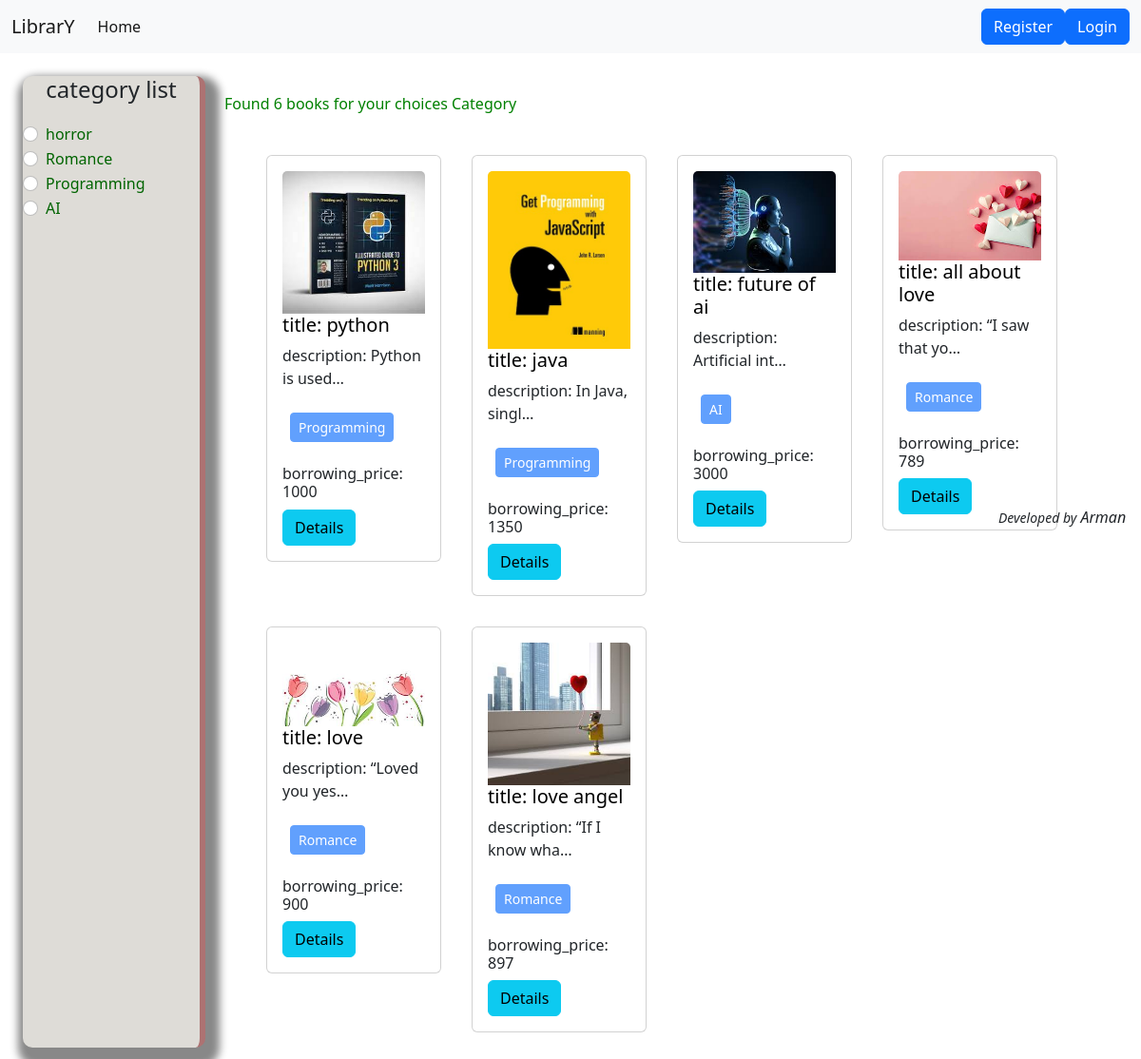
Page /books/Books/ on the committed database.
### books/models.py (models this page shows, shortened)
class Category(models.Model):
    name=models.CharField(max_length=100)
    slug=models.SlugField(max_length=100,unique=True,null=True,blank=True)

class Books(models.Model):
    title=models.CharField(max_length=50)
    content=models.TextField()
    category=models.ManyToManyField(Category)
    image=models.ImageField(upload_to='upload/',blank=True,null=True)
    borrowing_price=models.IntegerField()

### books/views.py (the view)
# urls.py: path('Books/',views.book,name='books'),
def book(request,category_slug=None):
    data= Books.objects.all()
    if category_slug is not None:
        category=get_object_or_404(Category,slug=category_slug)
        data=Books.objects.filter(category=category)
    categories=Category.objects.all()
    return render(request,'Bookpage.html',{'data':data,'category':categories})

### books/templates/Bookpage.html (shortened to what this page needs)
{% extends "base.html" %}
{% block content %}
<div class="d-flex flex-wrap p-4">
  <div class="col-2"
    style="background-color:rgb(222, 220, 215); border-radius: 10px; border-right: 6px solid rgb(173, 114, 114); box-shadow: 5px 10px 8px 10px #888888;">
    <h4 style="text-align: center;margin-bottom: 20px;">category list</h4>
    {% for cat in category %}
    <div class="form-check">
      <input class="form-check-input" type="radio" name="category" id="{{cat.id}}">
      <label class="form-check-label" for="{{cat.id}}">
        <a href="{% url 'category_wise_book' cat.slug %}"
          style="text-decoration: none; margin-bottom: 100px; color:darkgreen;">{{cat.name}}</a>
      </label>
    </div>
    {% endfor %}
  </div>
  <div class="col-10">
    <h6 style="padding: 20px; color: green;">Found {{ data | length }} books for your choices Category</h6>
    <div class="d-flex flex-wrap  px-5 ">
      {% for post in data %}
      <div class="col-sm-3 p-3">
        <div  class="card">
          <div  class="card-body">
            <img style="width: 100%" src="{{post.image.url}}" class="card-img-top" alt="image">
            <h5 class="card-title"><a
                style="text-decoration: none ;color: black;">title: {{post.title}}</a></h5>
            <p class="card-text">description: {{post.content | truncatechars:15}}</p>
            <p> {% for cat in post.category.all %}
              <button class="btn btn-primary btn-sm m-2" disabled> {{cat.name}}</button>
              {% endfor %}
            </p>
            <h6>borrowing_price: {{post.borrowing_price}}</h6>
            <a class="btn btn-info" type="button" href="{% url 'details' post.id %}">Details</a>
          </div>
        </div>
      </div>
      {% endfor %}
    </div>
  </div>
</div>
{% endblock content %}

### templates/base.html (shortened to what this page needs)
<!doctype html>
<html lang="en">
<head>
  <link href="https://cdn.jsdelivr.net/npm/bootstrap@5.2.3/dist/css/bootstrap.min.css" rel="stylesheet"
>
</head>
<body>
  <nav class="navbar navbar-expand-lg bg-light">
    <div class="container-fluid">
      <a class="navbar-brand" href="#">LibrarY</a>
      <div class="collapse navbar-collapse" id="navbarSupportedContent">
        <ul class="navbar-nav me-auto mb-2 mb-lg-0">
          <li class="nav-item">
            <a class="nav-link active" aria-current="page" href="{% url 'homepage' %}">Home</a>
          </li>
        </ul>
        {% if request.user.is_authenticated %}
        <div class="text-blue-900 my-auto font-black px-5">Welcome, {{ request.user.first_name }} (balance :
          {{request.user.account.balance}}) </div>
        <a class="btn btn-primary" href="{% url 'logout' %}">logout</a>
        {% comment %} <a class="btn btn-primary" href="{% url 'profile' %}">Profile</a> {% endcomment %}
        <a class="btn btn-primary" href="{% url 'borrow_book_lists' %}">Profile</a>
        <a class="btn btn-dark" href="{% url 'deposit' %}">deposit</a>
        {% comment %} <a class="btn btn-success" href="#">balance</a> {% endcomment %}
        {% comment %} <a class="btn btn-success" href="{% url 'account' %}">create bank account</a> {% endcomment %}
        {% else %}
        <a class="btn btn-primary" href="{% url 'accountANDregister' %}">Register</a>
        <a class="btn btn-primary" href="{% url 'login' %}">Login</a>
        {% endif %}
      </div>
    </div>
  </nav>
  {% block content %}
  {% endblock content %}
  <h6 style="margin-left: 80%; font-style: italic;  position: absolute; left: 90px;top: 535px;"><small>Developed by</small> Arman</h6>
</body>

### rows in the picture
Category: name "horror"
Category: name "Romance"
Category: name "Programming"
Category: name "AI"
Books: image (picture), title "python", content "Python is used…", borrowing_price "1000"
Books: image (picture), title "java", content "In Java, singl…", borrowing_price "1350"
Books: image (picture), title "future of ai", content "Artificial int…", borrowing_price "3000"
Books: image (picture), title "all about love", content "“I saw that yo…", borrowing_price "789"
Books: image (picture), title "love", content "“Loved you yes…", borrowing_price "900"
Books: image (picture), title "love angel", content "“If I know wha…", borrowing_price "897"

### other values in the picture
{{ data | length }} "6"
